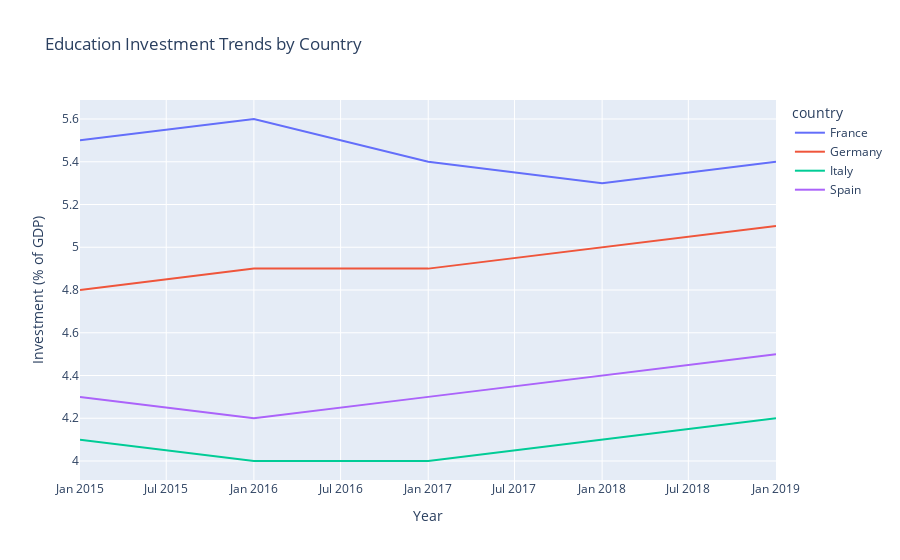

Here is the notebook cell this chart was saved with:
### Markdown cell above
## Investment Trends Visualization

### Code cell
def plot_investment_trends():
    # Create line plot for investment trends
    fig = px.line(df, 
                  x='year', 
                  y='education_investment',
                  color='country',
                  title='Education Investment Trends by Country')
    
    fig.update_layout(
        xaxis_title='Year',
        yaxis_title='Investment (% of GDP)',
        showlegend=True
    )
    
    fig.show()

plot_investment_trends()

### Figure 1 — Plotly figure (JSON) as saved in the notebook; plotly's stock layout.template omitted (floating-point values rounded to 4 significant figures)
{"data": [{"hovertemplate": "country=France<br>year=%{x}<br>education_investment=%{y}<extra></extra>", "legendgroup": "France", "line": {"color": "#636efa", "dash": "solid"}, "marker": {"symbol": "circle"}, "mode": "lines", "name": "France", "orientation": "v", "showlegend": true, "type": "scatter", "x": ["2015-01-01T00:00:00", "2016-01-01T00:00:00", "2017-01-01T00:00:00", "2018-01-01T00:00:00", "2019-01-01T00:00:00"], "xaxis": "x", "y": [5.5, 5.6, 5.4, 5.3, 5.4], "yaxis": "y"}, {"hovertemplate": "country=Germany<br>year=%{x}<br>education_investment=%{y}<extra></extra>", "legendgroup": "Germany", "line": {"color": "#EF553B", "dash": "solid"}, "marker": {"symbol": "circle"}, "mode": "lines", "name": "Germany", "orientation": "v", "showlegend": true, "type": "scatter", "x": ["2015-01-01T00:00:00", "2016-01-01T00:00:00", "2017-01-01T00:00:00", "2018-01-01T00:00:00", "2019-01-01T00:00:00"], "xaxis": "x", "y": [4.8, 4.9, 4.9, 5, 5.1], "yaxis": "y"}, {"hovertemplate": "country=Italy<br>year=%{x}<br>education_investment=%{y}<extra></extra>", "legendgroup": "Italy", "line": {"color": "#00cc96", "dash": "solid"}, "marker": {"symbol": "circle"}, "mode": "lines", "name": "Italy", "orientation": "v", "showlegend": true, "type": "scatter", "x": ["2015-01-01T00:00:00", "2016-01-01T00:00:00", "2017-01-01T00:00:00", "2018-01-01T00:00:00", "2019-01-01T00:00:00"], "xaxis": "x", "y": [4.1, 4, 4, 4.1, 4.2], "yaxis": "y"}, {"hovertemplate": "country=Spain<br>year=%{x}<br>education_investment=%{y}<extra></extra>", "legendgroup": "Spain", "line": {"color": "#ab63fa", "dash": "solid"}, "marker": {"symbol": "circle"}, "mode": "lines", "name": "Spain", "orientation": "v", "showlegend": true, "type": "scatter", "x": ["2015-01-01T00:00:00", "2016-01-01T00:00:00", "2017-01-01T00:00:00", "2018-01-01T00:00:00", "2019-01-01T00:00:00"], "xaxis": "x", "y": [4.3, 4.2, 4.3, 4.4, 4.5], "yaxis": "y"}], "layout": {"legend": {"title": {"text": "country"}, "tracegroupgap": 0}, "showlegend": true, "title": {"text": "Education Investment Trends by Country"}, "xaxis": {"anchor": "y", "domain": [0, 1], "title": {"text": "Year"}}, "yaxis": {"anchor": "x", "domain": [0, 1], "title": {"text": "Investment (% of GDP)"}}}}
